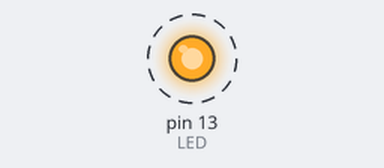
Recording of a sketch running on a simulated Arduino Uno, built with avr-gcc and run on an emulated ATmega328P. Shown: output pins drawn as LEDs (lit = HIGH). Dashed ring = blinking.

Above: at 0.2 s.
Timing chart, 0 to 3.5 s (numbered marks = the images above):
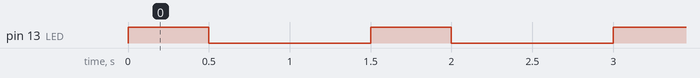

The sketch:

blink_lv0.ino
```cpp
#define F_CPU 16000000UL
#include <util/delay.h>  // Optional: for delay_ms if you want to use it


void setup() {
  // put your setup code here, to run once:
      DDRB |= (1 << 5); // set pin 13 as output


}

void loop() {
  // put your main code here, to run repeatedly:
    PORTB |= (1 << 5);  // turn LED on
    _delay_ms(500);
    PORTB &= ~(1 << 5); // turn LED off
    _delay_ms(1000);
}
```

Measured:
- by itself, pin 13 (LED): alternates HIGH for 0.50 s and LOW for 1.0 s
